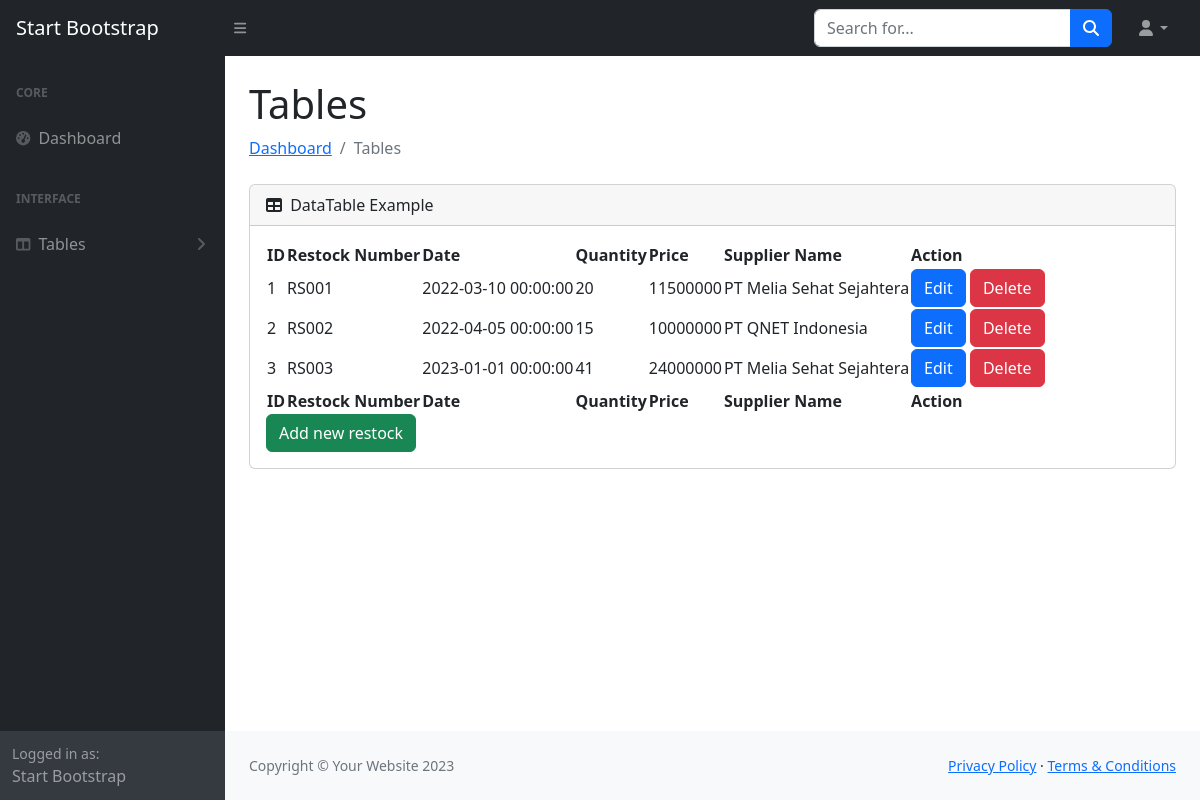
Page /restock/restock.php on the committed database.
### tables this page shows
CREATE TABLE `restock` (
  `id` int(11) NOT NULL,
  `restock_number` varchar(45) DEFAULT NULL,
  `date` datetime DEFAULT NULL,
  `qty` int(11) DEFAULT NULL,
  `price` int(11) DEFAULT NULL,
  `supplier_id` int(11) NOT NULL
);

CREATE TABLE `supplier` (
  `id` int(11) NOT NULL,
  `name` varchar(45) DEFAULT NULL,
  `phone` varchar(45) DEFAULT NULL,
  `address` longtext DEFAULT NULL,
  `contact_name` varchar(45) DEFAULT NULL
);

### restock/restock.php (the view, shortened to what this page needs)
<?php
include "../koneksi.php";
$sql = "SELECT restock.*, supplier.name as supplier_name FROM restock
        JOIN supplier ON restock.supplier_id = supplier.id";
$result = mysqli_query($conn, $sql);
?>
<!DOCTYPE html>
<html lang="en">
<head>
    <link href="https://cdn.jsdelivr.net/npm/simple-datatables@7.1.2/dist/style.min.css" rel="stylesheet" />
    <link href="../css/styles.css" rel="stylesheet" />
</head>
<body class="sb-nav-fixed">
    <nav class="sb-topnav navbar navbar-expand navbar-dark bg-dark">
        <a class="navbar-brand ps-3" href="../dashboard/index.html">Start Bootstrap</a>
        <button class="btn btn-link btn-sm order-1 order-lg-0 me-4 me-lg-0" id="sidebarToggle" href="#!"><i
                class="fas fa-bars"></i></button>
        <form class="d-none d-md-inline-block form-inline ms-auto me-0 me-md-3 my-2 my-md-0">
            <div class="input-group">
                <input class="form-control" type="text" placeholder="Search for..." aria-label="Search for..."
                    aria-describedby="btnNavbarSearch" />
                <button class="btn btn-primary" id="btnNavbarSearch" type="button"><i
                        class="fas fa-search"></i></button>
            </div>
        </form>
        <ul class="navbar-nav ms-auto ms-md-0 me-3 me-lg-4">
            <li class="nav-item dropdown">
                <a class="nav-link dropdown-toggle" id="navbarDropdown" href="#" role="button" data-bs-toggle="dropdown"
                    aria-expanded="false"><i class="fas fa-user fa-fw"></i></a>
            </li>
        </ul>
    </nav>
    <div id="layoutSidenav">
        <div id="layoutSidenav_nav">
            <nav class="sb-sidenav accordion sb-sidenav-dark" id="sidenavAccordion">
                <div class="sb-sidenav-menu">
                    <div class="nav">
                        <div class="sb-sidenav-menu-heading">Core</div>
                        <a class="nav-link" href="../dashboard/index.html">
                            <div class="sb-nav-link-icon"><i class="fas fa-tachometer-alt"></i></div>
                            Dashboard
                        </a>
                        <div class="sb-sidenav-menu-heading">Interface</div>
                        <a class="nav-link collapsed" href="#" data-bs-toggle="collapse"
                            data-bs-target="#collapseLayouts" aria-expanded="false" aria-controls="collapseLayouts">
                            <div class="sb-nav-link-icon"><i class="fas fa-columns"></i></div>
                            Tables
                            <div class="sb-sidenav-collapse-arrow"><i class="fas fa-angle-down"></i></div>
                        </a>
                    </div>
                </div>
                <div class="sb-sidenav-footer">
                    <div class="small">Logged in as:</div>
                    Start Bootstrap
                </div>
            </nav>
        </div>
        <div id="layoutSidenav_content">
            <main>
                <div class="container-fluid px-4">
                    <h1 class="mt-4">Tables</h1>
                    <ol class="breadcrumb mb-4">
                        <li class="breadcrumb-item"><a href="index.html">Dashboard</a></li>
                        <li class="breadcrumb-item active">Tables</li>
                    </ol>
                    <div class="card mb-4">
                        <div class="card-header">
                            <i class="fas fa-table me-1"></i>
                            DataTable Example
                        </div>
                        <div class="card-body">
                            <table id="datatablesSimple">
                                <thead>
                                    <tr>
                                        <th>ID</th>
                                        <th>Restock Number</th>
                                        <th>Date</th>
                                        <th>Quantity</th>
                                        <th>Price</th>
                                        <th>Supplier Name</th>
                                        <th>Action</th>
                                    </tr>
                                </thead>
                                <tfoot>
                                    <tr>
                                        <th>ID</th>
                                        <th>Restock Number</th>
                                        <th>Date</th>
                                        <th>Quantity</th>
                                        <th>Price</th>
                                        <th>Supplier Name</th>
                                        <th>Action</th>
                                    </tr>
                                </tfoot>
                                <tbody>
                                    <?php while ($row = mysqli_fetch_assoc($result)) : ?>
                                    <tr>
                                        <td><?= $row['id'] ?></td>
                                        <td><?= $row['restock_number'] ?></td>
                                        <td><?= $row['date'] ?></td>
                                        <td><?= $row['qty'] ?></td>
                                        <td><?= $row['price'] ?></td>
                                        <td><?= $row['supplier_name'] ?></td>
                                        <td>
                                            <a href="edit_restock.php?id=<?= $row['id'] ?>" class="btn btn-primary">Edit</a>
                                            <a href="restock_delete.php?id=<?= $row['id'] ?>"
                                                onclick="return confirm('Are you sure?')" class="btn btn-danger">Delete</a>
                                        </td>
                                    </tr>
                                    <?php endwhile ?>
                                </tbody>
                            </table>
                            <a href="add_restock.php" class="btn btn-success">Add new restock</a>
                        </div>
                    </div>
                </div>
            </main>
            <footer class="py-4 bg-light mt-auto">
                <div class="container-fluid px-4">
                    <div class="d-flex align-items-center justify-content-between small">
                        <div class="text-muted">Copyright &copy; Your Website 2023</div>
                        <div>
                            <a href="#">Privacy Policy</a>
                            &middot;
                            <a href="#">Terms &amp; Conditions</a>
                        </div>
                    </div>
                </div>
            </footer>
        </div>
    </div>
</body>
</html>

### rows in the picture
restock: id "1", restock_number "RS001", date "2022-03-10 00:00:00", qty "20", price "11500000", supplier.name "PT Melia Sehat Sejahtera"
restock: id "2", restock_number "RS002", date "2022-04-05 00:00:00", qty "15", price "10000000", supplier.name "PT QNET Indonesia"
restock: id "3", restock_number "RS003", date "2023-01-01 00:00:00", qty "41", price "24000000", supplier.name "PT Melia Sehat Sejahtera"
